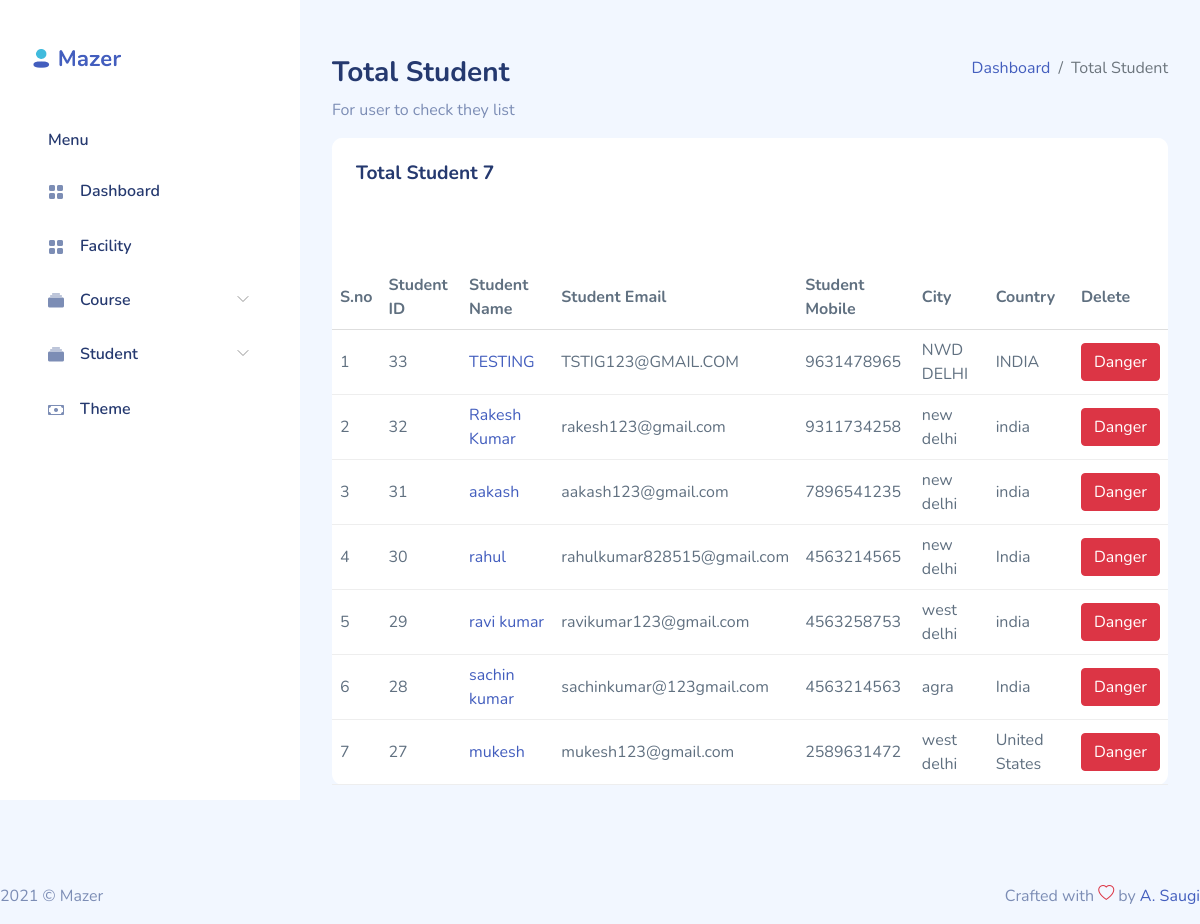
The app's page /admin/totalstudent.php with its own data.
### tables this page shows
CREATE TABLE `student` (
  `id` int(11) NOT NULL,
  `name` varchar(20) NOT NULL,
  `email` mediumtext NOT NULL,
  `mobile` varchar(50) NOT NULL,
  `city` varchar(50) NOT NULL,
  `country` varchar(100) NOT NULL,
  `password` varchar(15) NOT NULL
);

### function.inc.php (called while the page is built, shortened)
<?php
function ShowData($tabelname){
  $sql = "SELECT * FROM $tabelname ORDER BY id DESC";
  $result = mysqli_query($GLOBALS['conn'],$sql);
  return $result;
}
function TotalNumbers($tabel){
  $sql = "SELECT * FROM $tabel ORDER BY id DESC";
  $result = mysqli_query($GLOBALS['conn'],$sql);
  $num = mysqli_num_rows($result);
  return $num;
}

### admin/totalstudent.php (the view, shortened to what this page needs)
<?php include_once("header.php");
?>
<div id="main">
    <div class="page-heading">
        <div class="page-title">
            <div class="row">
                <div class="col-12 col-md-6 order-md-1 order-last">
                    <h3>Total Student</h3>
                    <p class="text-subtitle text-muted">For user to check they list</p>
                </div>
                <div class="col-12 col-md-6 order-md-2 order-first">
                    <nav aria-label="breadcrumb" class="breadcrumb-header float-start float-lg-end">
                        <ol class="breadcrumb">
                            <li class="breadcrumb-item"><a href="index.php">Dashboard</a></li>
                            <li class="breadcrumb-item active" aria-current="page">Total Student</li>
                        </ol>
                    </nav>
                </div>
            </div>
        </div>
        <section class="section">
            <div class="row" id="table-hover-row">
                <div class="col-12">
                    <div class="card">
                        <div class="card-header">
                            <h4 class="card-title">Total Student <?php echo TotalNumbers('student');?></h4>
                        </div>
                        <div class="card-content">
                            <div class="card-body">
                            </div>
                            <div class="table-responsive">
                                <table class="table table-hover mb-0">
                                    <thead>
                                        <tr>
                                            <th>S.no</th>
                                            <th>Student ID</th>
                                            <th>Student Name</th>
                                            <th>Student Email</th>
                                            <th>Student Mobile</th>
                                            <th>City</th>
                                            <th>Country</th>
                                            <th>Delete</th>
                                        </tr>
                                    </thead>
                                    <tbody>
                                        <?php
                                                     $Num =1;
                                                     $data = ShowData('student');
                                                     if(mysqli_num_rows($data)>0){
                                                       while($dataall =  mysqli_fetch_assoc($data)){?>
                                        <tr>
                                            <td class="text-bold-500"><?php echo $Num; ?></td>
                                            <td><?php echo $dataall['id'];?></td>
                                            <td class="text-bold-500"><a href="#"><?php echo $dataall["name"]?></a>
                                            </td>
                                            <td><?php echo $dataall['email']?></td>
                                            <td><?php echo $dataall["mobile"] ;?></td>
                                            <td><?php echo $dataall["city"] ;?></td>
                                            <td><?php echo $dataall["country"] ;?></td>
                                            <td>
                                                <button type="button" class="btn btn-danger" data-bs-toggle="modal"
                                                    data-bs-target="#deletmodel" onclick="confirmDelete(this);"
                                                    data-id="<?php echo $dataall['id'];?>">
                                                    Danger
                                                </button>
                                            </td>
                                        </tr>
                                        <?php  $Num++;
                                                       }
                                                     }
                                                    ?>
                                    </tbody>
                                </table>
                            </div>
                        </div>
                    </div>
                </div>
            </div>
        </section>
    </div>
</div>
<?php include_once("footer.php"); ?>

### admin/assets/css/app.css (style rules this page uses)
.btn.btn-danger,.btn.btn-info,.btn.btn-primary,.btn.btn-secondary,.btn.btn-success,.btn.btn-warning { color:#fff }
.card { margin-bottom:2.2rem;border:none }
.card .card-header { border:none }
.card .card-header h4 { font-size:1.2rem;font-weight:700 }
.card .card-content { position:relative }
.card .card-title { font-size:1.2rem }
.card .card-body { padding:1.5rem }
.dataTable-table td,.dataTable-table thead th,.table td,.table thead th { vertical-align:middle }
.dataTable-table:not(.table-borderless) thead th,.table:not(.table-borderless) thead th { border-bottom:1px solid #dedede!important }
#main { margin-left:300px;padding:2rem }
.page-heading { margin:0 0 2rem }
.page-heading h3 { font-weight:700 }
a { text-decoration:none }

### records on screen
student: id "33", name "TESTING", email "TSTIG123@GMAIL.COM", mobile "9631478965", city "NWD DELHI", country "INDIA"
student: id "32", name "Rakesh Kumar", email "rakesh123@gmail.com", mobile "9311734258", city "new delhi", country "india"
student: id "31", name "aakash", email "aakash123@gmail.com", mobile "7896541235", city "new delhi", country "india"
student: id "30", name "rahul", email "rahulkumar828515@gmail.com", mobile "4563214565", city "new delhi", country "India"
student: id "29", name "ravi kumar", email "ravikumar123@gmail.com", mobile "4563258753", city "west delhi", country "india"
student: id "28", name "sachin kumar", email "sachinkumar@123gmail.com", mobile "4563214563", city "agra", country "India"
student: id "27", name "mukesh", email "mukesh123@gmail.com", mobile "2589631472", city "west delhi", country "United States"

### other values on screen
TotalNumbers('student') "7"
